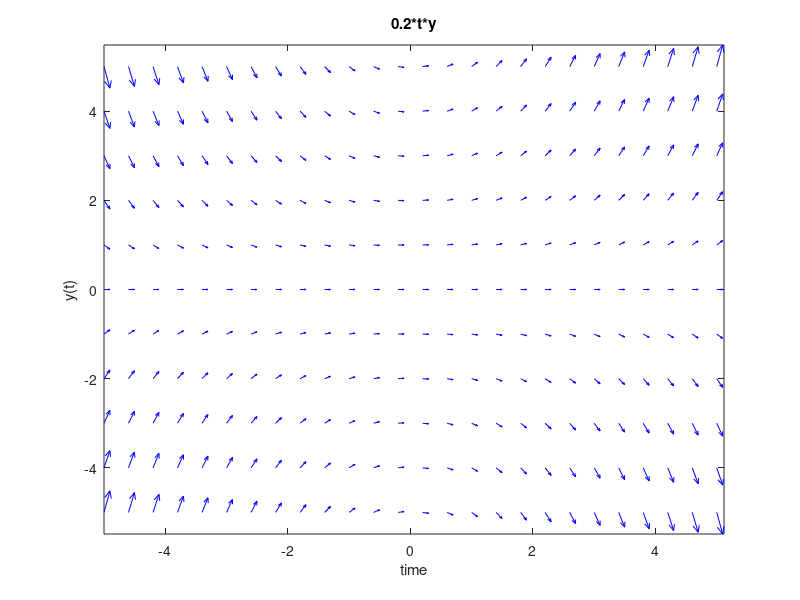

MATLAB code to generate this figure: (Note: this script raises an error after producing the figure.)
clear;clc
lim=5;
y=-lim:lim;	%	pick	values	of	y
t=-lim:.4:lim;	%	pick	values	of	t
[tt,yt]=meshgrid(t,y);	%	create	a	2-d	array	of	samples	of	t	and	y
#dy=6-yt;	%	create	dy/dt
dy= (0.2).*t.*yt;
dt=ones(size(dy));	%	create	corresponding	time	coordinates
figure, quiver(tt,yt,dt,dy,0.5,'b')	%	quiver	displays	the	directional	arrows
xlabel('time'),ylabel('y(t)'),	axis	tight
title('0.2*t*y')
hold	on
#plot(t,0*ones(length(t)),'-r','linewidth',1)
CC=[-lim:lim];%	values	of	C
%	now	plot	the	solution
tt=t;
clear	t
syms	y(t)	C
ys=dsolve(diff(y,t)==0.2*t*y)	%	get	the	symbolic	solution
vars=symvar(ys);%	find	the	symbolic	variables
ys=subs(ys,vars(1),C)	%	replace	the	unknown	constant	with	C
yss=function_handle(rhs(ys)) #create	in-line	function	for	plotting	the	solution
#yss=MATLABFunction(ys);	%	create	in-line	function	for	plotting	the	solution
for	k=1:length(CC)
		C=CC(k);
    ysS=yss(C,tt);
    plot(tt,ysS)
end;